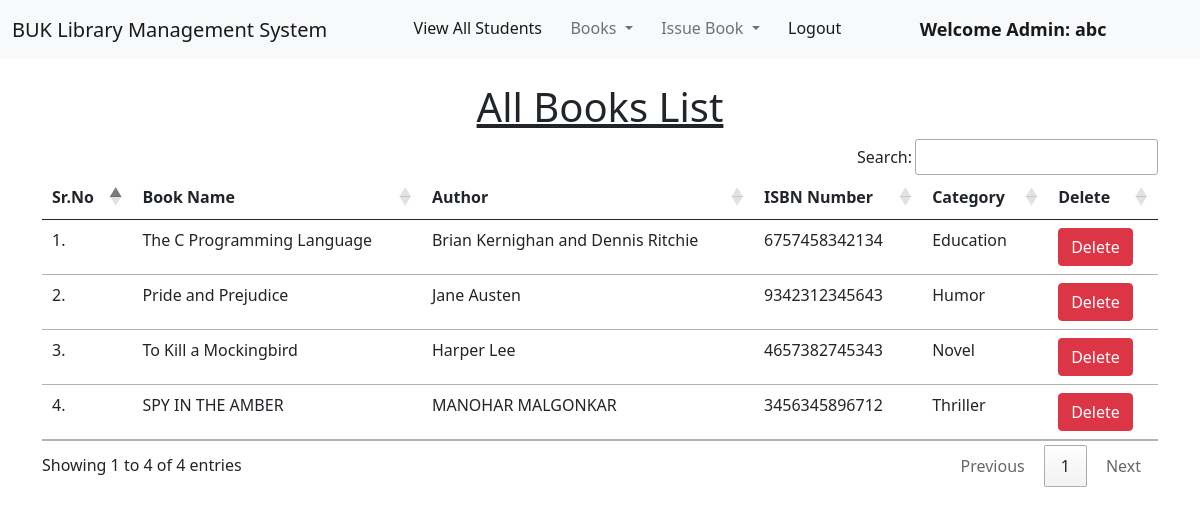
The page /view_books/ (signed in) on the database as committed earlier.
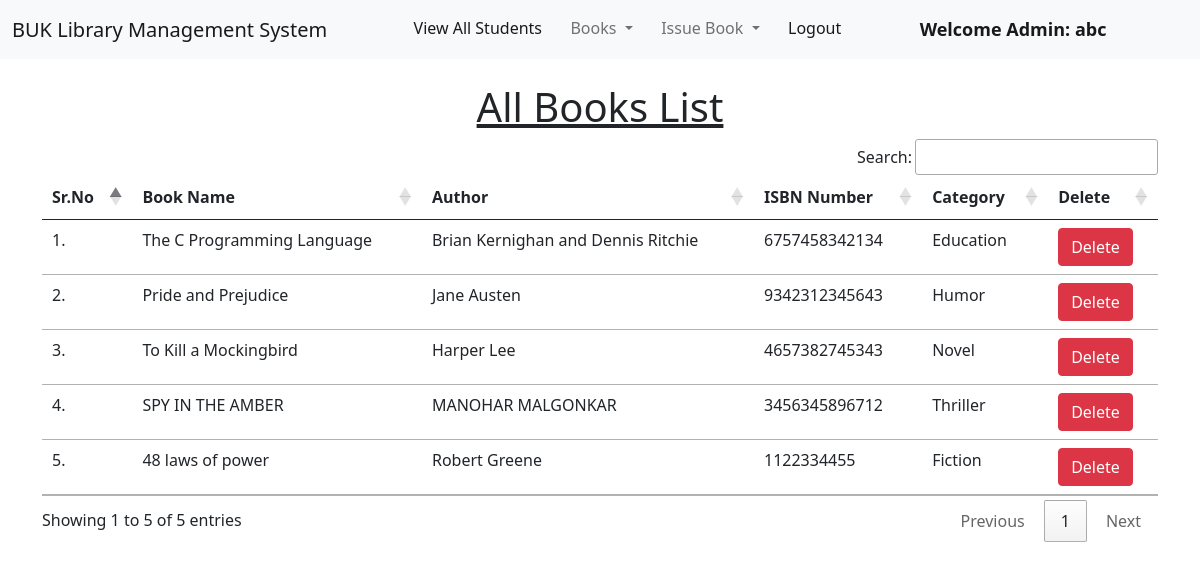
The same page on the database as committed later.
### library/models.py (models this page shows, shortened)
class Book(models.Model):
    name = models.CharField(max_length=200)
    author = models.CharField(max_length=200)
    isbn = models.PositiveIntegerField()
    category = models.CharField(max_length=50)

### library/views.py (the view)
# urls.py: path("view_books/", views.view_books, name="view_books"),
@login_required(login_url = '/admin_login')
def view_books(request):
    books = Book.objects.all()
    return render(request, "view_books.html", {'books':books})

### library/templates/view_books.html (shortened to what this page needs)
{% extends 'admin_navbar.html' %}
{% load static %}
{% block body %}
<div class="container mt-4">
    <h1 class="text-center"><u>All Books List</u></h1>
    <table class="table table-hover" id="example">
        <thead>
            <tr>
                <th>Sr.No</th>
                <th>Book Name</th>
                <th>Author</th>
                <th>ISBN Number</th>
                <th>Category</th>
                <th>Delete</th>
            </tr>
        </thead>
        <tbody>
            {% for book in books %}
            <tr>
                <td>{{forloop.counter}}.</td>
                <td>{{book.name}}</td>
                <td>{{book.author}}</td>
                <td>{{book.isbn}}</td>
                <td>{{book.category}}</td>
                <td><a href="/delete_book/{{book.id}}/" class="btn btn-danger" onclick="return confirm('Are you sure you want to delete this book?')">Delete</a></td>
            </tr>
            {% endfor %}
        </tbody>
    </table>
    </div>
{% endblock %}

### library/templates/admin_navbar.html (shortened to what this page needs)
<!DOCTYPE html>
<html lang="en">
  <head>
    <link
      href="https://cdn.jsdelivr.net/npm/bootstrap@5.1.0/dist/css/bootstrap.min.css"
      rel="stylesheet"
    />
    <link
      rel="stylesheet"
      href="https://cdn.datatables.net/1.10.25/css/jquery.dataTables.min.css"
    />
    <link
      rel="stylesheet"
      href="https://cdn.datatables.net/buttons/1.7.1/css/buttons.dataTables.min.css"
    />
  </head>
  <body>
    <nav class="navbar navbar-expand-lg navbar-light bg-light">
      <div class="container-fluid">
        <a class="navbar-brand" href="#">BUK Library Management System</a>
        <div class="collapse navbar-collapse" id="navbarSupportedContent">
          <ul class="navbar-nav me-auto mb-2 mb-lg-0">
            <li class="nav-item">
              <a
                class="nav-link active"
                aria-current="page"
                href="/view_students/"
                >View All Students</a
              >
            </li>
            <li class="nav-item dropdown">
              <a
                class="nav-link dropdown-toggle"
                href="#"
                id="navbarDropdown"
                role="button"
                data-bs-toggle="dropdown"
                aria-expanded="false"
              >
                Books
              </a>
            </li>
            <li class="nav-item dropdown">
              <a
                class="nav-link dropdown-toggle"
                href="#"
                id="navbarDropdown"
                role="button"
                data-bs-toggle="dropdown"
                aria-expanded="false"
              >
                Issue Book
              </a>
            </li>
            <li class="nav-item">
              <a class="nav-link active" aria-current="page" href="/logout/"
                >Logout</a
              >
            </li>
            <li class="nav-item">
              <a
                style="
                  font-weight: 600;
                  font-family: 'Segoe UI', Tahoma, Geneva, Verdana, sans-serif;
                  font-size: large;
                "
                class="nav-link active"
                href="#"
                >Welcome Admin: {{request.user}}</a
              >
            </li>
          </ul>
        </div>
      </div>
    </nav>
    {% block body %} {% endblock %}
  </body>
</html>

Rows that differ between the two databases and show on the page:
added Book: name "48 laws of power", author "Robert Greene", isbn "1122334455", category "Fiction"
Other text that changed with them:
text written by a page script: "Search: Showing 1 to 4 of 4 entries Previous 1 Next" → "Search: Showing 1 to 5 of 5 entries Previous 1 Next"
